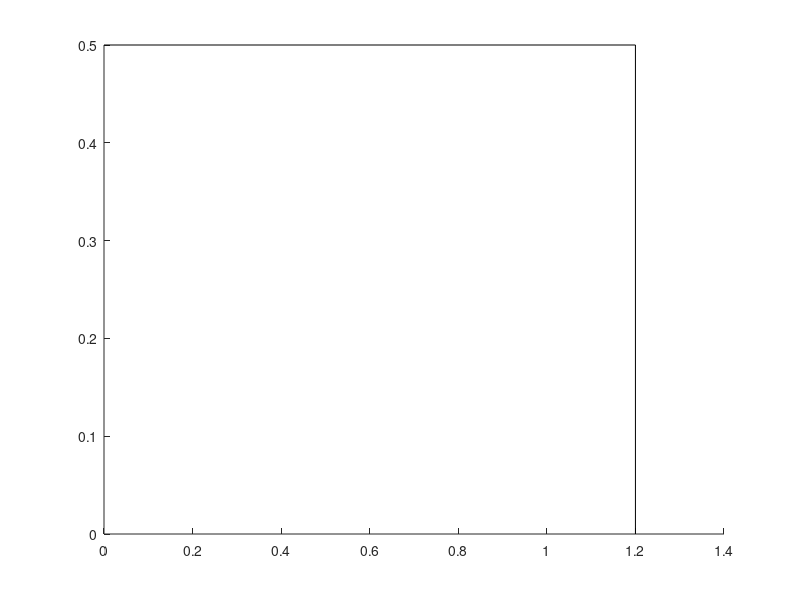

Source code (MATLAB):
% add axes to 3d plots if grid is turned off
hold on
plot3([0 1.2],[.5 .5],[0 0],'k')
plot3([1.2 1.2],[.5 .5],[0 .5],'k')
plot3([1.2 1.2],[0 .5],[0 0],'k')
hold off

